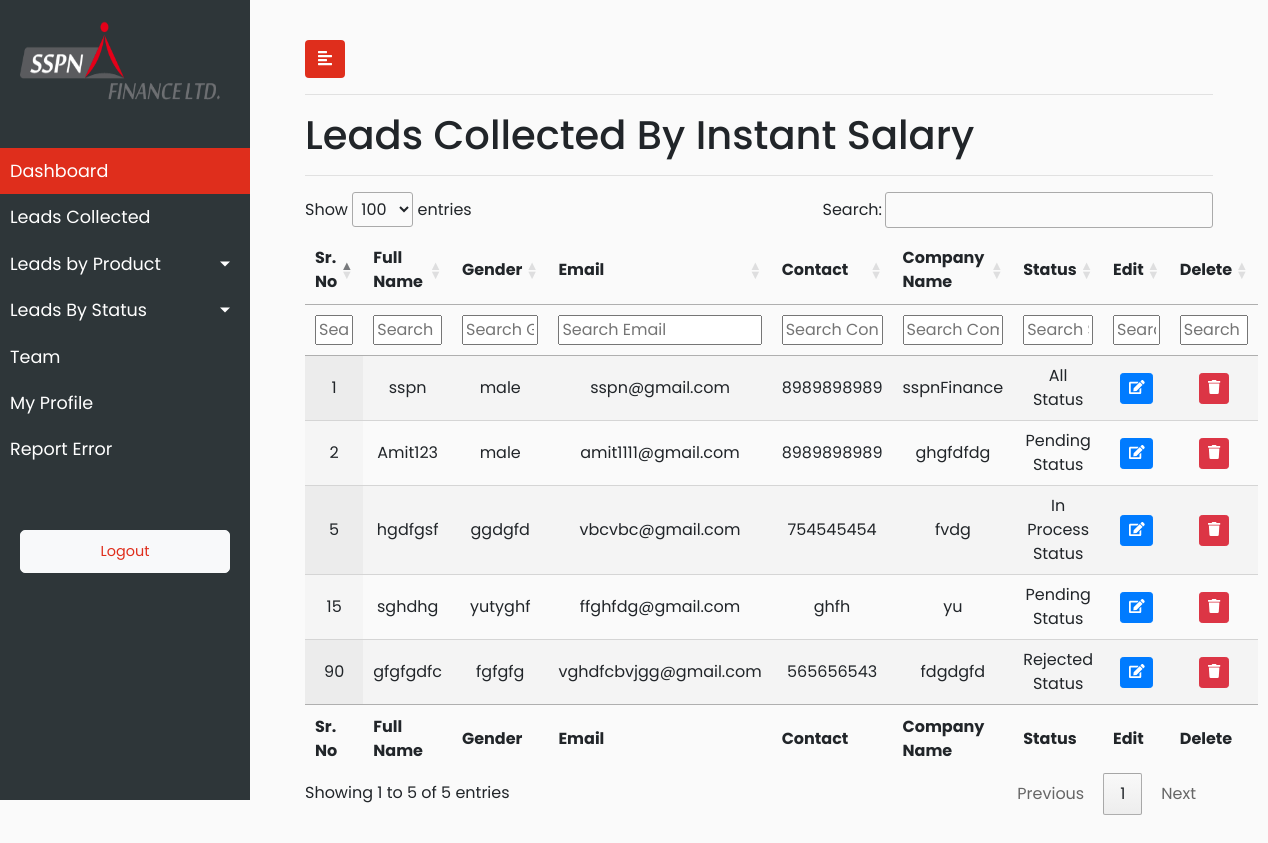
The app's page /instant_salary/ with its own data.
### sspn_lead_manager_app/models.py (models this page shows, shortened)
class AllLeads(models.Model):
        city_choices=(('Mumbai','Mumbai'),
        ('Delhi','Delhi'),
        ('Banglore','Banglore'),
        ('Pune','Pune'),
        ('Ahmedabad','Ahmedabad'),
        ('Other','Other'))
        profession_type_choices=(('Salaried','Salaried'),
                        ('Business','Business'),
                        ('Self Employed','Self Employed'),
                        ('Other','Other'))
        product_type_choices=(('Micro Finance','Micro Finance'),
                        ('Instant Salary','Instant Salary'),
                        ('Consumer Finance','Consumer Finance'))
        status_type_choices=(('All Status','All Status'),
                        ('Pending Status','Pending Status'),
                        ('In Process Status','In Process Status'),
                        ('Approved Status','Approved Status'),
                        ('Rejected Status','Rejected Status'))
        def sr_number_genrator():
                latest_object = AllLeads.objects.latest('date_of_entry')
                latest_sr_no = latest_object.sr_no
                if latest_object == None:
                        return 1
                else:
                        return (latest_sr_no+1)
        sr_no = models.IntegerField(default=sr_number_genrator)
        full_name = models.CharField(max_length=920)
        gender = models.CharField(max_length=920,blank=True)
        email = models.EmailField(max_length=920)
        contact = models.CharField(max_length=12,blank=True)
        company_name = models.CharField(max_length=920,blank=True)
        product_interested_in = models.CharField(choices=product_type_choices,max_length=920,blank=True)
        status = models.CharField(choices=status_type_choices,max_length=920,blank=True)
        date_of_entry = models.DateTimeField(default=timezone.now, null=True)
        city = models.CharField(choices=city_choices,max_length=920,blank=True)
        profession = models.CharField(choices=profession_type_choices,max_length=920,blank=True)
        class Meta:
            verbose_name_plural = "All Leads Lists"
            verbose_name = "Lead"

### sspn_lead_manager_app/views.py (the view)
# urls.py: path("instant_salary/" , views.instant_salary, name="instant_salary"),
def instant_salary(request):
    product_instantsalary = AllLeads.objects.all().filter(product_interested_in='Instant Salary')
    data = {'product_instantsalary':product_instantsalary}
    return render(request,'sspn_lead_manager_app/instant_salary.html',data)

### sspn_lead_manager_app/templates/sspn_lead_manager_app/instant_salary.html (shortened to what this page needs)
{% extends 'sspn_lead_manager_app/base.html' %}
{% load static %}
{% block stylesheets %}
<link rel="stylesheet" href="//cdn.datatables.net/1.10.19/css/jquery.dataTables.min.css">
{% endblock stylesheets %}
{% block content %}
<h1>Leads Collected By Instant Salary</h1>
<hr>
<div>
{% if product_instantsalary %}
    <table id="test_table" class="display" style="width: 100%">
        <thead>
            <tr>
                <th scope="col">Sr. No</th>
                <th scope="col">Full Name</th>
                <th scope="col">Gender</th>
                <th scope="col">Email</th>
                <th scope="col">Contact</th>
                <th scope="col">Company Name</th>
                <th scope="col">Status</th>
                <th scope="col">Edit</th>
                <th scope="col">Delete</th>
            </tr>
            <tr>
                <th>Sr. No</th>
                <th>Full Name</th>
                <th>Gender</th>
                <th>Email</th>
                <th>Contact</th>
                <th>Company Name</th>
                <th>Status</th>
                <th>Edit</th>
                <th>Delete</th>
            </tr>
        </thead>
        <tbody>
            {% for instantsalary in product_instantsalary %}
            <tr>
                <td>{{ instantsalary.sr_no }}</td>
                <td>{{ instantsalary.full_name }}</td>
                <td>{{ instantsalary.gender }}</td>
                <td>{{ instantsalary.email }}</td>
                <td>{{ instantsalary.contact }}</td>
                <td>{{ instantsalary.company_name }}</td>
                <td>{{ instantsalary.status }}</td>
                <td>
                            <button type="button" class="update-lead btn btn-sm btn-primary" data-id="{% url 'sspn_lead_manager_app:leads_update' instantsalary.pk %}">
                                <span class="fa fa-edit"></span>
                            </button>
                        </td>
                        <td>
                            <button type="button" class="delete-lead btn btn-sm btn-danger" data-id="{% url 'sspn_lead_manager_app:leads_delete' instantsalary.pk %}">
                                <span class="fa fa-trash"></span>
                            </button>
                        </td>
            </tr>
            {% endfor %}
            </tbody>
        <tfoot>
            <tr>
                <th>Sr. No</th>
                <th>Full Name</th>
                <th>Gender</th>
                <th>Email</th>
                <th>Contact</th>
                <th>Company Name</th>
                <th>Status</th>
                <th>Edit</th>
                <th>Delete</th>
            </tr>
        </tfoot>
    </table>
    {% else %}
            <p class="no-leads text-primary">No entry added yet.</p>
    {% endif %}
</div>
{% endblock %}

### sspn_lead_manager_app/static/sspn_lead_manager_app/css/style.css (style rules this page uses)
body { font-family: 'Poppins', sans-serif; background: #fafafa; }
#test_table { text-align: center; }

### records on screen
AllLeads: sr_no "1", full_name "sspn", gender "male", email "sspn@gmail.com", contact "8989898989", company_name "sspnFinance", status "All Status"
AllLeads: sr_no "5", full_name "hgdfgsf", gender "ggdgfd", email "vbcvbc@gmail.com", contact "754545454", company_name "fvdg", status "In Process Status"
AllLeads: sr_no "90", full_name "gfgfgdfc", gender "fgfgfg", email "vghdfcbvjgg@gmail.com", contact "565656543", company_name "fdgdgfd", status "Rejected Status"
AllLeads: sr_no "2", full_name "Amit123", gender "male", email "amit1111@gmail.com", contact "8989898989", company_name "ghgfdfdg", status "Pending Status"
AllLeads: sr_no "15", full_name "sghdhg", gender "yutyghf", email "ffghfdg@gmail.com", contact "ghfh", company_name "yu", status "Pending Status"
